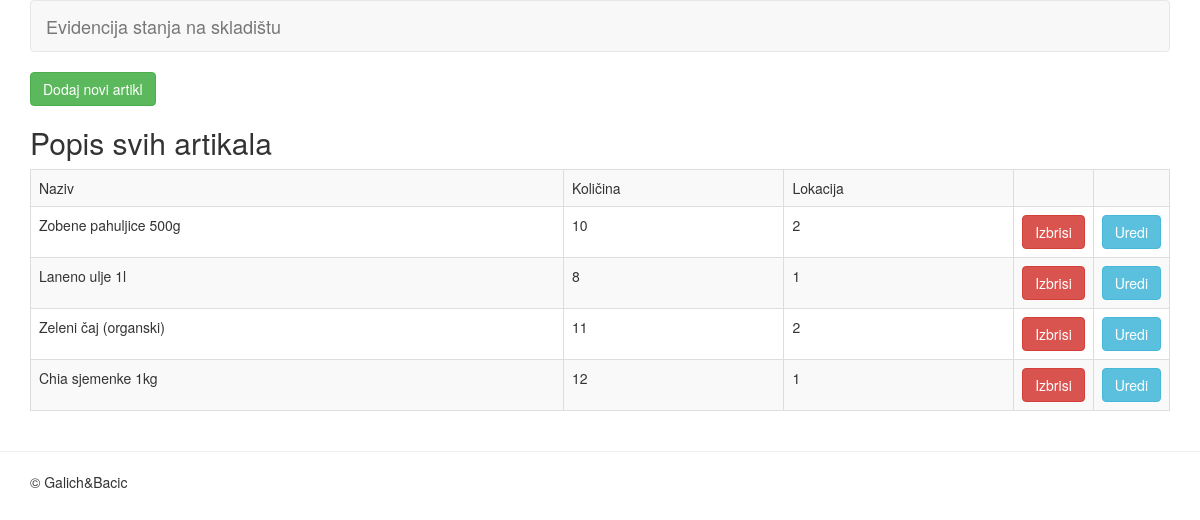
Page /evidencija.php on the committed database.
### tables this page shows
CREATE TABLE `evidencija_stanja` (
  `ID` int(32) NOT NULL,
  `naziv_robe` varchar(128) NOT NULL,
  `kolicina` int(16) NOT NULL,
  `lokacija` int(32) NOT NULL
);

### evidencija.php (the view, shortened to what this page needs)
<?php
require_once 'connect.php';
require_once 'header.php';
echo "<div class='container'>";
$sql 	= "SELECT * FROM evidencija_stanja";
$result = $con->query($sql);
if( $result->num_rows > 0)
{
	?>
<a href="dodaj_evidencija.php" class="btn btn-success">Dodaj novi artikl</a>
	<h2>Popis svih artikala</h2>
	<table class="table table-bordered table-striped">
		<tr>
			<td>Naziv</td>
			<td>Količina</td>
			<td>Lokacija</td>
			<td width="70px"></td>
			<td width="70px"></td>
		</tr>
	<?php
	while( $row = $result->fetch_assoc()){
		echo "<form action='' method='POST'>";
		echo "<tr>";
		echo "<td>".$row['naziv_robe'] . "</td>";
		echo "<td>".$row['kolicina'] . "</td>";
		echo "<td>".$row['lokacija'] . "</td>";
		echo "<td><input type='submit' name='delete' value='Izbrisi' class='btn btn-danger' /></td>";
		echo "<td><a href='izmjeni_evidencija.php?ID=".$row['ID']."' class='btn btn-info'>Uredi</a></td>";
		echo "</tr>";
		echo "</form>";
	}
	?>
	</table>
<?php
}
else
{
	echo "<br><br>Ni jedan zapis nije pronađen";
}
?>
</div>
<?php
 require_once 'footer.php';

### header.php (shortened to what this page needs)
<!DOCTYPE html>
<html>
<head>
	<link rel="stylesheet" type="text/css" href="https://maxcdn.bootstrapcdn.com/bootstrap/3.3.7/css/bootstrap.min.css">
</head>
<body>
<div class="container">
  <nav class="navbar navbar-default">
    <div class="container-fluid">
      <div class="navbar-header">
        <a class="navbar-brand" href="index.php">Evidencija stanja na skladištu</a>
      </div>
      <div id="navbar" class="navbar-collapse collapse">
      </div>
    </div>
  </nav>
</div>

### footer.php
<hr>
<div class="container">
	&copy; Galich&Bacic
</div>
</body>
</html>

### rows in the picture
evidencija_stanja: naziv_robe "Zobene pahuljice 500g", kolicina "10", lokacija "2"
evidencija_stanja: naziv_robe "Laneno ulje 1l", kolicina "8", lokacija "1"
evidencija_stanja: naziv_robe "Zeleni čaj (organski)", kolicina "11", lokacija "2"
evidencija_stanja: naziv_robe "Chia sjemenke 1kg", kolicina "12", lokacija "1"
